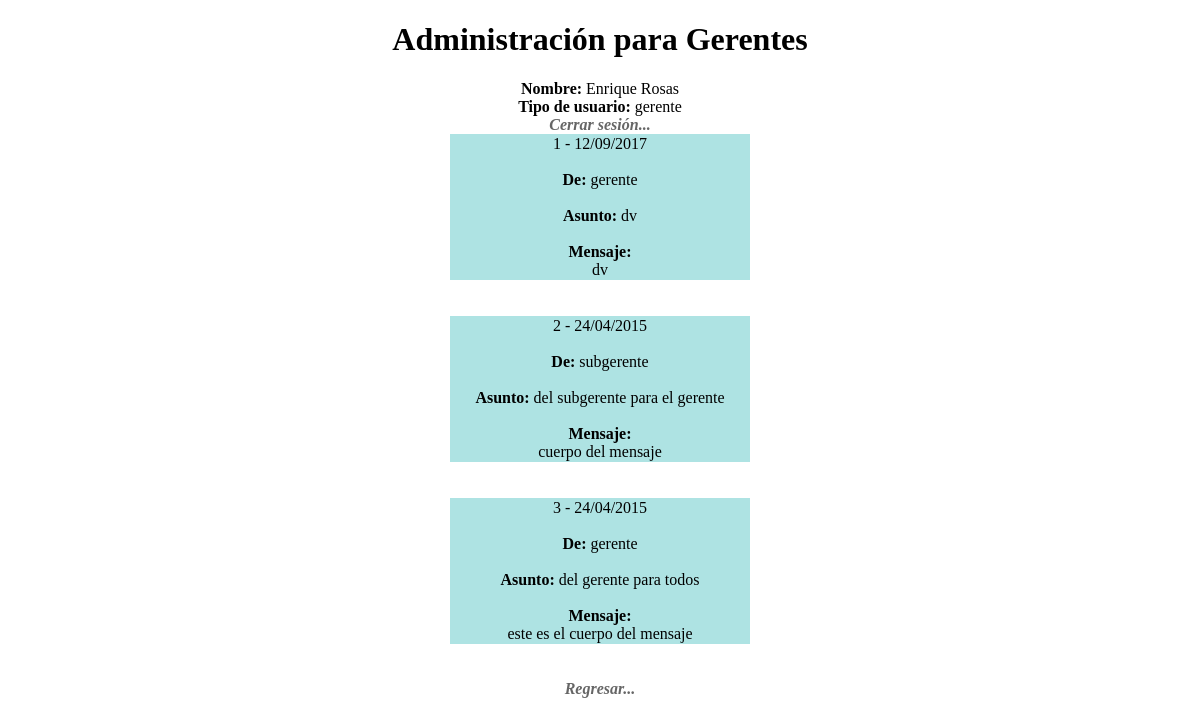
The app's page /sourcecode/sistemaMensajes/ver_mensajes.php?tipo=gerente (signed in) with its own data.
### tables this page shows
CREATE TABLE IF NOT EXISTS `mensajes` (
  `id` int(11) NOT NULL AUTO_INCREMENT,
  `remitente` varchar(15) NOT NULL,
  `destinatario` varchar(15) NOT NULL,
  `fecha_envio` varchar(15) NOT NULL,
  `asunto` varchar(150) NOT NULL,
  `contenido` text NOT NULL,
  `estatus` varchar(10) NOT NULL,
  PRIMARY KEY (`id`)
);

### sourcecode/sistemaMensajes/ver_mensajes.php (the view, shortened to what this page needs)
<!DOCTYPE html PUBLIC "-//W3C//DTD XHTML 1.0 Transitional//EN" "http://www.w3.org/TR/xhtml1/DTD/xhtml1-transitional.dtd">
<html xmlns="http://www.w3.org/1999/xhtml">
<head>
<link href="estilos.css" rel="stylesheet" type="text/css">
</head>
<body>
<? switch($_SESSION['stipo']){
		case "gerente": echo "<h1>Administración para Gerentes</h1>";
			break;
 } ?>
<strong>Nombre: </strong><?=$_SESSION['snombre_completo']?><br />
<strong>Tipo de usuario: </strong><?=$_SESSION['stipo']?><br />
<a href='salir.php'>Cerrar sesión...</a><br />
<?php
$stipo = $_SESSION['stipo'];
include("conexion.php");
switch($_SESSION['stipo']){
	case "gerente": $sql = "SELECT * FROM mensajes ORDER BY id DESC";
		break;
	}
$consulta = mysqli_query($cnx, $sql);
?>
<?php
$i=1;
while($result = mysqli_fetch_array($consulta)){
	$remitente = $result['remitente'];
	$fecha_envio = $result['fecha_envio'];
	$asunto = $result['asunto'];
	$contenido = $result['contenido'];
	echo "<table border='0' width='300px'><tr>".
		"<td>".$i." - ".$fecha_envio."<br /><br /><strong>De: </strong>".$remitente."<br /><br /><strong>Asunto: </strong>".$asunto."<br /><br /><strong>Mensaje:</strong><br />".$contenido."</td>".
		"</tr></table><br /><br />";
		$i++;
	}
?>
<a href="<? switch($_SESSION['stipo']){
		case "gerente": echo "admin_gerente.php?tipo=$stipo";
			break;
	} ?>"> Regresar... </a>
</body>
</html>

### sourcecode/sistemaMensajes/estilos.css (style rules this page uses)
body { text-align:center; }
table { text-align:center; margin:auto auto; border-collapse:collapse; }
a { text-decoration:none; font-style:oblique; font-weight:bold; text-decoration:blink; color:#666; }
tr:nth-child(odd) { background:#AEE3E3; }

### records on screen
mensajes: fecha_envio "12/09/2017", remitente "gerente", asunto "dv", contenido "dv"
mensajes: fecha_envio "24/04/2015", remitente "subgerente", asunto "del subgerente para el gerente", contenido "cuerpo del mensaje"
mensajes: fecha_envio "24/04/2015", remitente "gerente", asunto "del gerente para todos", contenido "este es el cuerpo del mensaje"

### other values on screen
$_SESSION['snombre_completo'] "Enrique Rosas"
$_SESSION['stipo'] "gerente"
